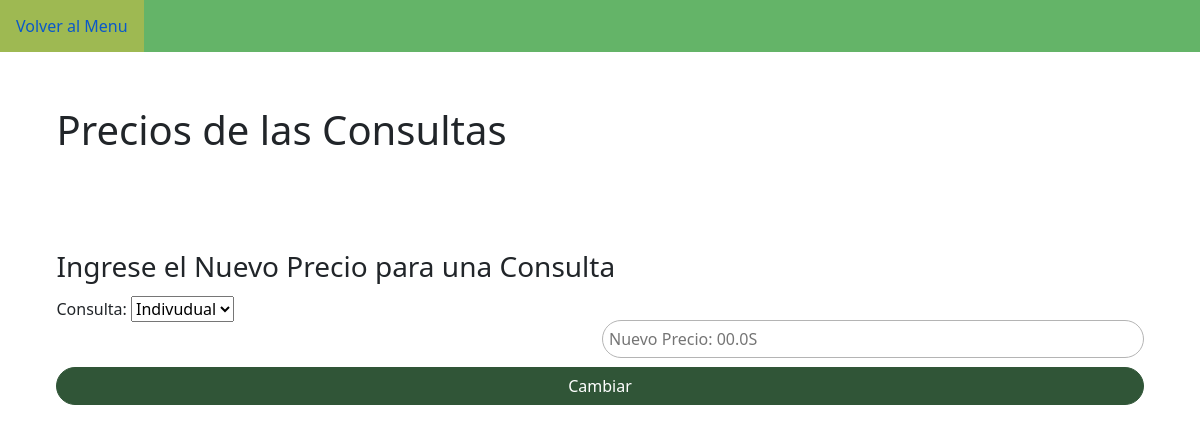
Page /datosPrecio.php on the earlier database version.
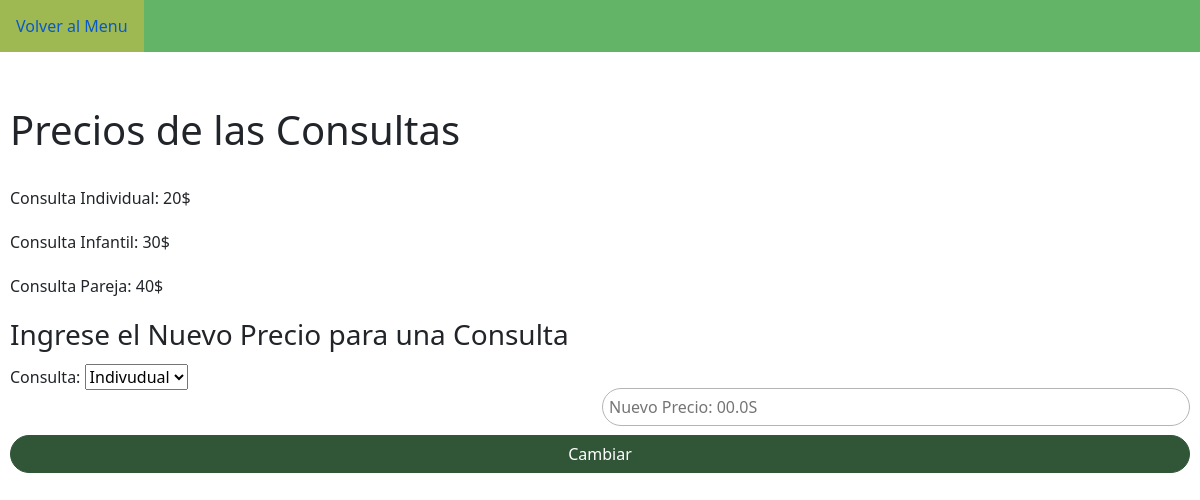
Same page on the later database version.
### tables this page shows
CREATE TABLE `tipo_consulta` (
  `id_tipocon` int(11) NOT NULL,
  `tipo_consulta` enum('Individual','Infantil','Pareja') NOT NULL,
  `precio` float NOT NULL
);

### datosPrecio.php (the view, shortened to what this page needs)
<?php
$user="root";
$pass="";
$server="localhost";
$db="emocion_vital";
$con=mysqli_connect($server, $user, $pass, $db) or die ("No se pudo conectar ".mysqli_error());
$individual = "";
$infantil = "";
$pareja = "";
$consulta = "SELECT * FROM tipo_consulta";
$ejecute = mysqli_query($con, $consulta);
while ($rom = mysqli_fetch_array($ejecute)){
    if($rom['tipo_consulta'] === "Individual"){
        $individual = "Consulta Individual: " . $rom['precio'] . "$";
    }
    if($rom['tipo_consulta'] === "Infantil"){
        $infantil = "Consulta Infantil: " . $rom['precio'] . "$";
    }
    if($rom['tipo_consulta'] === "Pareja"){
        $pareja = "Consulta Pareja: " . $rom['precio'] . "$";
    }
}
?>
<!DOCTYPE html>
<html lang="es">
<head>
    <link rel="stylesheet" href="Style-frente.css"/>
    <link href="https://cdn.jsdelivr.net/npm/bootstrap@5.3.3/dist/css/bootstrap.min.css" rel="stylesheet">
    <head>
          <div id="barraSeleccion">
            <ul>
              <li><a href="index-psi.html">Volver al Menu</a></li>
            </ul>
          </div>
          <link rel="stylesheet" href="Style.css"/>
      </head>
        <br>
        <br>
        <div class="listaConsulta">
            <br><br>
            <h1>Precios de las Consultas</h1>
            <br>
        <div>
    <body>
        <form class="row g-1 needs-validation" novalidate method="POST" action="cambiarPrecio.php">
            <p><?php echo $individual; ?></p>
            <p><?php echo $infantil; ?></p>
            <p><?php echo $pareja; ?></p>
            <br>
            <h3>Ingrese el Nuevo Precio para una Consulta</h3>
            <div class="col-md-6">
                <label for="tipo_ced">Consulta:</label>
                <select name="idtipocon" id="idtipocon">
                <option value="1">Indivudual</option>
                </select>
            </div>
                <div class="col-md-6">
                  <input type="text" id= "precio" name ="precio" required pattern = "[1-9]+(\.[0-9]{1,2})?"
                  placeholder = "Nuevo Precio: 00.0S"/>
                </div>
            <br><br>
            <div class="enviar">
                <input type ="submit" value = "Cambiar" />
            </div>
        </form>
    </body>
</html>

### Style-frente.css (style rules this page uses)
body { background-image: url("fondo.png"); background-repeat: no-repeat; background-attachment: fixed; background-size: cover ; padding-left: "10px"; margin: 10px; }
input[type="text"], input[type="password"], button { width: 300px; padding: 6px; margin-bottom: 5px; border: 1px solid #b4b4b4; border-radius: 30px; box-sizing: border-box; }

### Style.css (style rules this page uses)
body { background-image: url("fondo.png"); background-size: cover ; padding-left: "10px"; margin: 10px; }
html { width: 100%; margin: 0; display: flex; justify-content: center; align-items: center; }
input[type="text"], input[type="password"], button { width: 100%; padding: 6px; margin-bottom: 5px; border: 1px solid #b4b4b4; border-radius: 30px; box-sizing: border-box; }
input[type= "submit"] { width: 100%; padding: 6px; margin-bottom: 5px; border: 1px solid #305537; border-radius: 30px; box-sizing: border-box; background-color: #305537; color: #fff; cursor: pointer; transition: background-color 0.3s ease; }

### datosPrecio.php (style rules this page uses)
#barraSeleccion { position: fixed; top: 0; left: 0; width: 100%; background-color: #64b468; color: white; z-index: 1000; }
#barraSeleccion ul { list-style-type: none; margin: 0; padding: 0; overflow: hidden; }
#barraSeleccion li { float: left; }
#barraSeleccion li a { display: block; text-align: center; padding: 14px 16px; text-decoration: none; }

Differences in the rows shown:
now on this page (row edited): tipo_consulta: precio "Consulta Individual: 20$"
added tipo_consulta: precio "Consulta Infantil: 30$"
added tipo_consulta: precio "Consulta Pareja: 40$"
